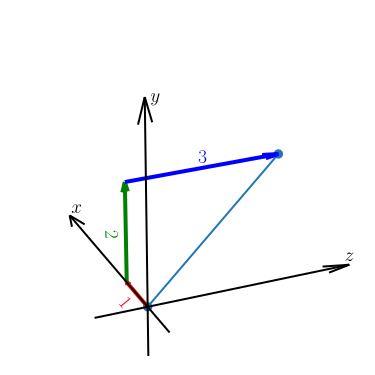

Source code (Python):
import matplotlib.pyplot as plt
import numpy as np

plt.rcParams['text.usetex'] = True

fig = plt.figure()

ax = fig.add_subplot(projection="3d")
ax.view_init(elev=-21, azim=153, roll=-79.5)
ax.set_box_aspect((1, 1, 1), zoom=1.3)

ax.set_xlim3d(-1, 4)
ax.set_ylim3d(-1, 4)
ax.set_zlim3d(-1, 4)

x, y, z = np.array([[-1,0,0],[0,-1,0],[0,0,-1]])
u, v, w = np.array([[1,0,0],[0,1,0],[0,0,1]])
ax.quiver(x,y,z,u,v,w,arrow_length_ratio=0.1, color="black", length=5)

ax.text(3.9, 0.1, 0, '$x$', size='x-large')
ax.text(0, 3.9, 0.1, '$y$', size='x-large')
ax.text(0, 0.1, 3.9, '$z$', size='x-large')

ax.plot([0, 1], [0, 2], [0, 3], marker='o')
ax.quiver(0,0,0,1,0,0,arrow_length_ratio=0.1, color="red", length=1, linewidths=3)
ax.text(0.1, 0, -0.4, '$1$', size='x-large', zdir='x', ha='center', color='red')
ax.quiver(1,0,0,0,2,0,arrow_length_ratio=0.1, color="green", length=1, linewidths=3)
ax.text(1, 1, -0.3, '$2$', size='x-large', zdir='y', ha='center', color='green')
ax.quiver(1,2,0,0,0,3,arrow_length_ratio=0.1, color="blue", length=1, linewidths=3)
ax.text(1, 2.1, 1.5, '$3$', size='x-large', ha='center', color='blue')


ax.set_axis_off()

plt.savefig('Figure-4.svg', bbox_inches='tight')

plt.show()
